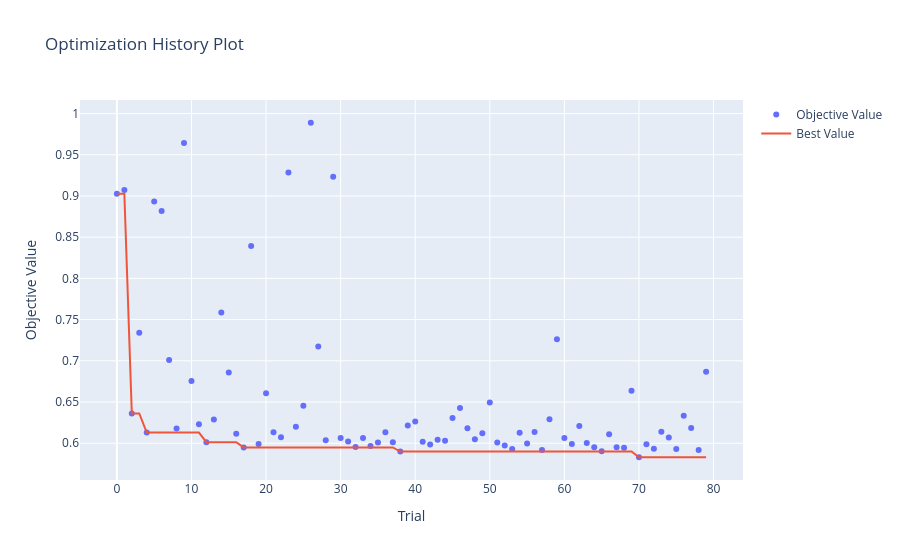

This figure's notebook cell:
### Markdown cell above
Att plotta optunas gissningar över tid var förvånande, eftersom jag inte visste att den lärde sig över tid; den lär sig vilka regioner i hyperparameterrymden som är lovande!

### Code cell
import optuna.visualization as vis

vis.plot_optimization_history(study)
